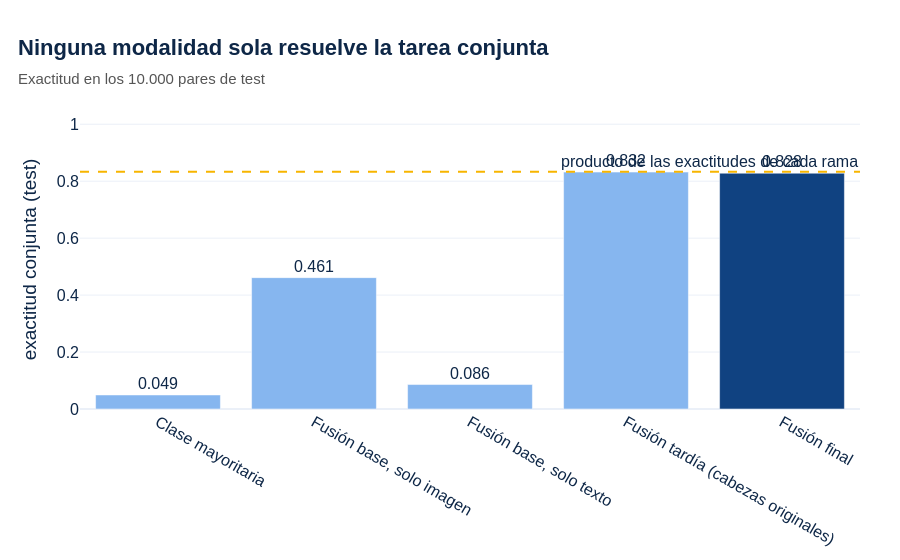

Write notebook code for a chart like this one.
### Markdown cell above
### A.1 Aporte de la fusión en test

### Code cell
# ============================================================
# A.1 Modalidades, fusión tardía y fusión final en test
# ============================================================
fig = go.Figure(go.Bar(x=tabla_test["modelo"], y=tabla_test["exactitud"],
                       marker_color=[COLORES[2]] * (len(tabla_test) - 1) + [COLORES[0]],
                       text=[f"{v:.3f}" for v in tabla_test["exactitud"]], textposition="outside"))
fig.add_hline(y=producto_test, line_dash="dash", line_color=AMARILLO, annotation_text="producto de las exactitudes de cada rama")
fig.update_yaxes(title_text="exactitud conjunta (test)", range=[0, 1.05])
estilo_presentacion(fig, "Ninguna modalidad sola resuelve la tarea conjunta", "Exactitud en los 10.000 pares de test")
exportar(fig, "a1_aporte_fusion")
fig.show()

### Figure 1 — Plotly figure (JSON) as saved in the notebook; plotly's stock layout.template omitted (floating-point values rounded to 4 significant figures)
{"data": [{"marker": {"color": ["#86B6EF", "#86B6EF", "#86B6EF", "#86B6EF", "#104281"]}, "text": ["0.049", "0.461", "0.086", "0.832", "0.828"], "textposition": "outside", "x": ["Clase mayoritaria", "Fusión base, solo imagen", "Fusión base, solo texto", "Fusión tardía (cabezas originales)", "Fusión final"], "y": [0.0493, 0.4613, 0.0859, 0.832, 0.8281], "type": "bar"}], "layout": {"shapes": [{"line": {"color": "#F7B500", "dash": "dash"}, "type": "line", "x0": 0, "x1": 1, "xref": "x domain", "y0": 0.8331, "y1": 0.8331, "yref": "y"}], "annotations": [{"showarrow": false, "text": "producto de las exactitudes de cada rama", "x": 1, "xanchor": "right", "xref": "x domain", "y": 0.8331, "yanchor": "bottom", "yref": "y"}], "yaxis": {"title": {"text": "exactitud conjunta (test)"}, "range": [0, 1.05]}, "title": {"text": "<b>Ninguna modalidad sola resuelve la tarea conjunta</b><br><span style='font-size:15px;color:#555555'>Exactitud en los 10.000 pares de test</span>", "x": 0.02}, "font": {"family": "Arial", "size": 16, "color": "#0E2747"}, "margin": {"t": 110, "l": 80, "r": 40, "b": 80}, "legend": {"orientation": "h", "y": -0.18, "title": {}}, "height": 560}}
